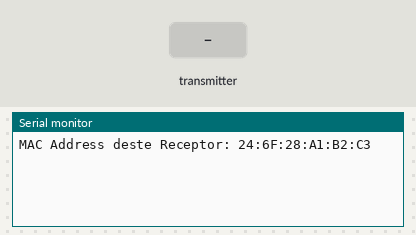
The sketch below on a simulated ESP32. On the bench: the last lines printed to the serial monitor. The test bench sets the inputs (shaded band).

Above: at 1.3 s.
1.4 s: the transmitter starts sending lx = 0
At 1.71 s:
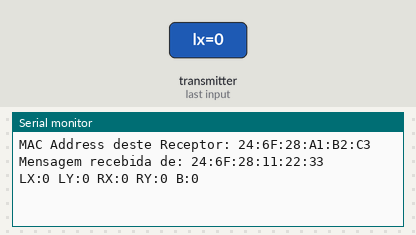
2.9 s: the transmitter starts sending ly = 1024
At 3.21 s:
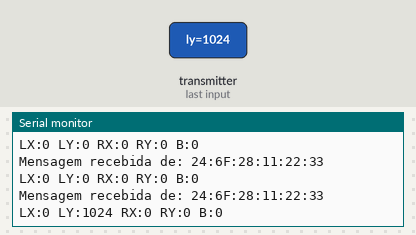
4.4 s: the transmitter starts sending rx = 1024
At 4.71 s:
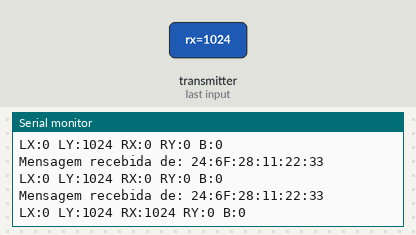
5.9 s: the transmitter starts sending ry = 1024
At 6.21 s:
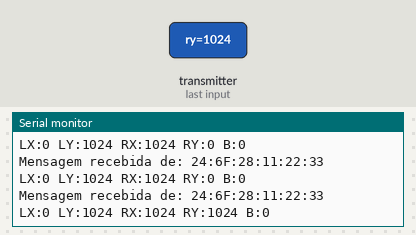
7.4 s: the transmitter starts sending lx = 1024
At 7.71 s:
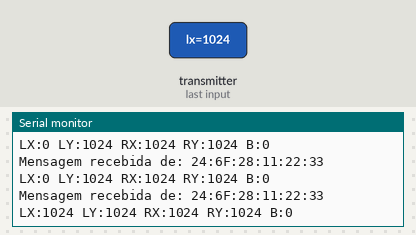
8.9 s: the transmitter starts sending ly = 0
At 9.21 s:
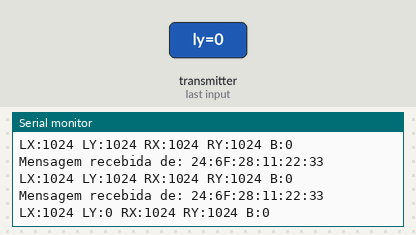

Measured:
- after the input at 1.4 s, the serial monitor: prints a new line at once (image 1)
- after the input at 2.9 s, the serial monitor: prints a new line at once (image 2)
- after the input at 4.4 s, the serial monitor: prints a new line at once (image 3)
- after the input at 5.9 s, the serial monitor: prints a new line at once (image 4)
- after the input at 7.4 s, the serial monitor: prints a new line at once (image 5)
- after the input at 8.9 s, the serial monitor: prints a new line at once (image 6)

The sketch:

slaveControle.ino
```cpp
#include <esp_now.h>
#include <WiFi.h>

// A estrutura dos dados recebidos
struct SensorData {
  int lx, ly, rx, ry, l2, r2;
  int gx, gy, gz;
  int ax, ay, az;
  uint16_t buttons;
};

// Função chamada quando uma mensagem é recebida
void onReceive(const esp_now_recv_info * info, const uint8_t *incomingData, int len) {
  SensorData data;
  memcpy(&data, incomingData, sizeof(data));

  // Imprime o endereço MAC de quem enviou a mensagem
  Serial.print("Mensagem recebida de: ");
  for (int i = 0; i < 6; i++) {
    Serial.printf("%02X", info->src_addr[i]);
    if (i < 5) Serial.print(":");
  }
  Serial.println();

  // Imprime alguns dos dados recebidos para teste
  Serial.printf("LX:%d LY:%d RX:%d RY:%d B:%u\n\n", data.lx, data.ly, data.rx, data.ry, data.buttons);
}

void setup() {
  Serial.begin(115200);

  // Garante um estado limpo antes de começar
  WiFi.disconnect(); // <-- Adicionado para robustez

  // Coloca o Wi-Fi em modo Estação
  WiFi.mode(WIFI_STA);

  // Adiciona uma pequena pausa para o hardware Wi-Fi estabilizar
  delay(100); // <-- Adicionado para corrigir o problema

  // Agora, esta linha deve mostrar o MAC correto
  Serial.print("MAC Address deste Receptor: ");
  Serial.println(WiFi.macAddress());

  // Inicializa o ESP-NOW
  if (esp_now_init() != ESP_OK) {
    Serial.println("Erro ao iniciar ESP-NOW");
    return;
  }

  esp_now_register_recv_cb(onReceive);
}

void loop() {
  // O loop pode ficar vazio
}
```
